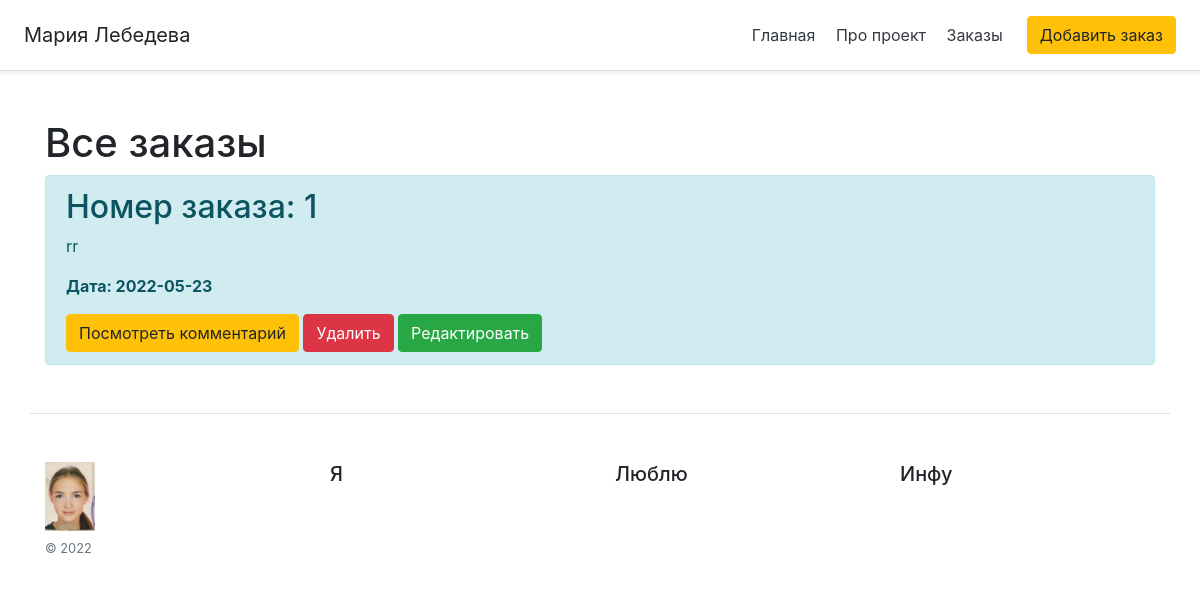
Page /posts on the earlier database version.
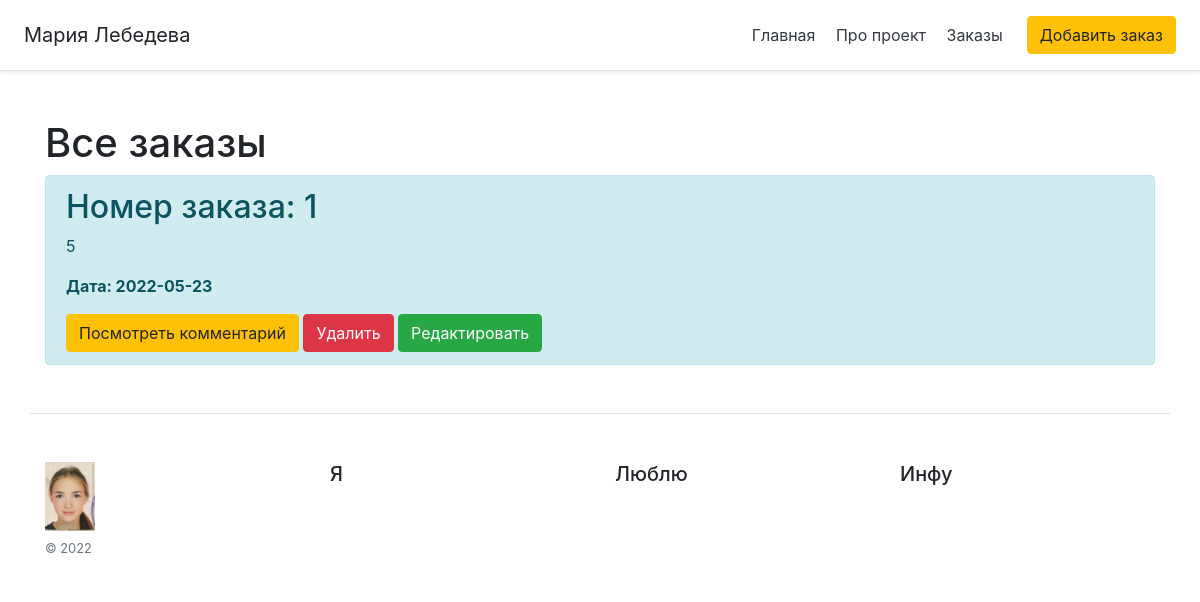
Same page on the later database version.
### app.py (models this page shows, shortened)
class Order(db.Model):
    id = db.Column(db.Integer, primary_key=True)
    title = db.Column(db.String(100), nullable=False)
    intro = db.Column(db.String(300), nullable=False)
    text = db.Column(db.Text, nullable=False)
    date = db.Column(db.DateTime, default=datetime.utcnow)

### app.py (the view)
@app.route('/posts')
def posts():
    orders = Order.query.order_by(Order.date.desc()).all()
    return render_template("posts.html", orders=orders)

### templates/posts.html (shortened to what this page needs)
{% extends 'base.html' %}
{% block body %}
<div class="container mt-5">
    <h1>Все заказы</h1>
    {% for el in orders %}
    <div class="alert alert-info">
        <h2>Номер заказа: {{ el.id }}</h2>
        <p>{{ el.intro }}</p>
        <p><b>Дата: {{ el.date.date() }}</b></p>
        <a href="{{ url_for('post_detail', id=el.id)}}" class="btn btn-warning">Посмотреть комментарий</a>
        <form action="{{ url_for('post_delete', id=el.id) }}" method="POST" style="display: inline;" onsubmit="return confirm('Точно удалить?')">
        <input type="submit" value="Удалить" class="btn btn-danger" />
        </form>
        <a href="{{ url_for('post_update', id=el.id) }}" class="btn btn-success">Редактировать</a>
    </div>
    {% else %}
    <p>Еще нет заказов</p>
    {% endfor %}
</div>
{% endblock %}

Differences in the rows shown:
changed Order id 1: intro "rr" → "5"
